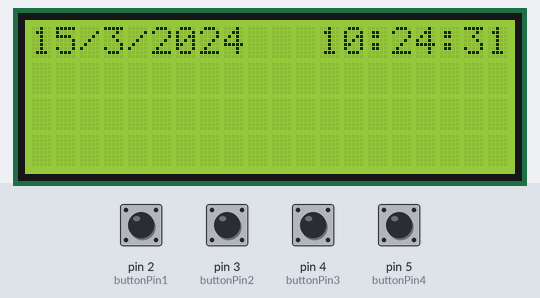
The sketch below on a simulated Arduino Uno, built with avr-gcc and run on an emulated ATmega328P. Shown: 20×4 character LCD. The inputs (shaded band) are chosen by the test bench; at power-on: pin 2 (buttonPin1), pin 3 (buttonPin2), pin 4 (buttonPin3), pin 5 (buttonPin4) HIGH. The local clock reads 2024-03-15 10:24:30 at power-on unless the sketch sets it; what the sketch prints to the serial monitor is not drawn.

Above: at 1.2 s.
1.3 s: pin 2 (buttonPin1) pulled LOW for 0.15 s
At 2.8 s:
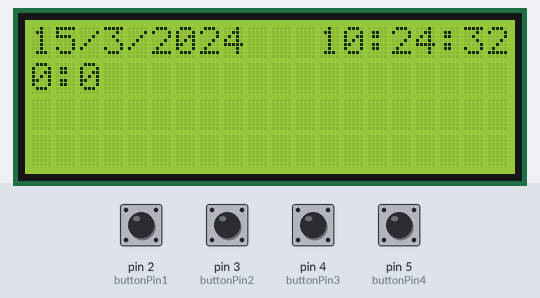
3.5 s: pin 3 (buttonPin2) pulled LOW for 0.15 s
At 4.6 s:
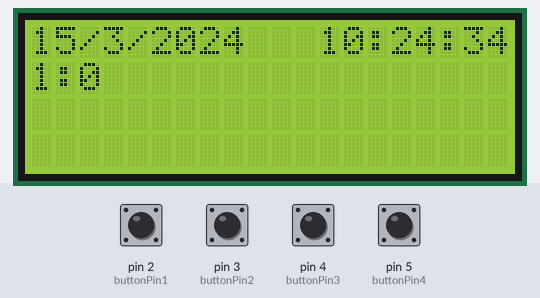
5.5 s: pin 4 (buttonPin3) pulled LOW for 0.15 s
At 6.7 s:
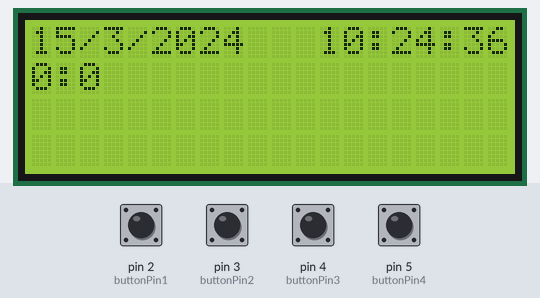
7.5 s: pin 3 (buttonPin2) pulled LOW for 1 s
At 8.5 s:
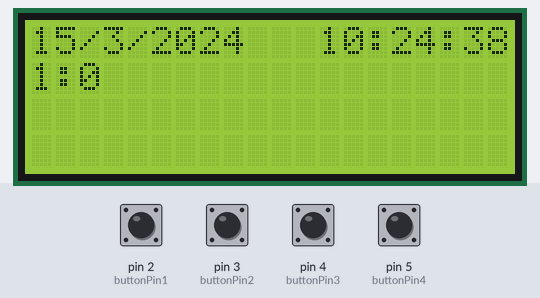
10.0 s: pin 4 (buttonPin3) pulled LOW for 1 s
At 10.8 s:
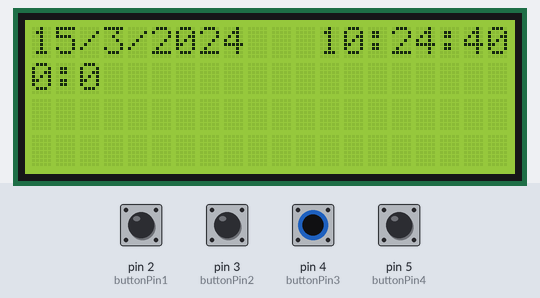
Timing chart, 0 to 13.0 s (numbered marks = the images above; inputs shaded):
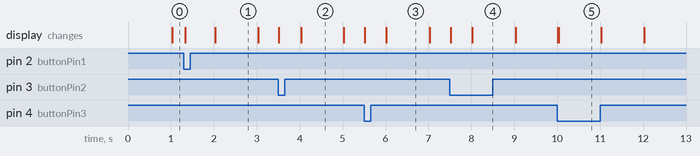

The sketch:

SetDate3231.ino
```cpp
#include <LiquidCrystal_I2C.h>
#include <Wire.h>
#include "RTClib.h"
LiquidCrystal_I2C lcd(0x27,20,4);
RTC_DS3231 rtc;
const int buttonPin1 = 2;
const int buttonPin2 = 3;
const int buttonPin3 = 4;
const int buttonPin4 = 5;
int buttonState1 = 0;
int buttonState2 = 0;
int buttonState3 = 0;
int buttonState4 = 0;
int prevButtonState1;
int prevButtonState2;
int prevButtonState3;
int prevButtonState4;
//menu
int lcd_key = 0;
int currentMenu = 1;
int numberClick = 0;
int isSelected = 0;
//selectedOption
int timePerDay = 0;
int weightPerDay = 0;
//define button
#define button1  1
#define button2  2
#define button3  3
#define button4  4
#define btnNone 0
//define
int timeInDay1 = 0;
int hours1 = 0;
int minutes1 = 0;
int nowHours = 0;
int nowMinutes = 0;
// 0:00 - 23:59 time in day
// hours = 23
// minutes = 59
// 1 time - 3 time per day

// read the buttons
int read_LCD_buttons()
{
  buttonState1 = digitalRead(buttonPin1);
  buttonState2 = digitalRead(buttonPin2);
  buttonState3 = digitalRead(buttonPin3);
  buttonState4 = digitalRead(buttonPin4);
  if(buttonState1 == LOW && prevButtonState1 == HIGH) {
    prevButtonState1 = buttonState1;
    return button1;
  } else if(buttonState2 == LOW && prevButtonState2 == HIGH) {
    prevButtonState2 = buttonState2;
    return button2;
  } else if(buttonState3 == LOW && prevButtonState3 == HIGH) {
    prevButtonState3 = buttonState3;
    return button3;
  } else if(buttonState4 == LOW && prevButtonState4 == HIGH) {
    prevButtonState4 = buttonState4;
    return button4;
  } else {
    prevButtonState1 = buttonState1;
    prevButtonState2 = buttonState2;
    prevButtonState3 = buttonState3;
    prevButtonState4 = buttonState4;
    return btnNone;
  }
}
void setup() {
  // put your setup code here, to run once:
  Serial.begin(9600);
  lcd.init();
  lcd.backlight();
  Serial.println("Setup");

}

void loop() {
  // put your main code here, to run repeatedly:
//  checkTime();
  DateTime now = rtc.now();
//  Serial.print(now.year(), DEC);
//  Serial.print('/');
//  Serial.print(now.month(), DEC);
//  Serial.print('/');
//  Serial.print(now.day(), DEC);
//  Serial.print("<=====>");
//  Serial.print(now.hour(), DEC);
//  Serial.print(':');
//  Serial.print(now.minute(), DEC);
//  Serial.print(':');
//  Serial.print(now.second(), DEC);
//  Serial.println();
  nowHours = (now.hour());
  Serial.println("nowHours");
  Serial.print(nowHours);
  lcd_key = read_LCD_buttons();
  switch (lcd_key) {
    case button1: {
      Serial.println("Case 1");
      Serial.println(now.minute(), DEC);
      setTime();
      break;
    }
    case button2: {
      Serial.println("Case 2");
      if(hours1 >= 23) {
        hours1 = 0;
      } else {
        hours1 += 1;
      }
      setTime();
      break;
    }
    case button3: {
      Serial.println(hours1);
      Serial.println("Case 3");
//      hours1 -= 1;
      if(hours1 <= 0) {
        hours1 = 23;
      } else {
        hours1 -= 1;
      }
      setTime();
      break;
    }
    case button4: {
      Serial.println("Case 4");
      break;
    }
    case btnNone: {
//      Serial.println("Case None");
      statusMenu();
      break;
    }
  }

}
void statusMenu() {
  DateTime now = rtc.now();
  lcd.setCursor(0,0);
  lcd.print(now.day(), DEC);
  lcd.print("/");
  lcd.print(now.month(), DEC);
  lcd.print("/");
  lcd.print(now.year(), DEC);
  lcd.setCursor(12,0);
  lcd.print(now.hour(), DEC);
  lcd.print(":");
  lcd.print(now.minute(), DEC);
  lcd.print(":");
  lcd.print(now.second(), DEC);
//  minutes1 = (now.minute(), DEC);
//  Serial.println("Minutes ==");
//  Serial.print(minutes1);
}
void setTime() {
  lcd.setCursor(0,1);
//  lcd.print("00:00");
  lcd.print(hours1);
  lcd.print(":");
  lcd.print(minutes1);
}
void checkTime() {
  DateTime now = rtc.now();
//  int nowHour = (now.hour(), DEC);
//  Serial.println("nowHour ===");
//  Serial.print(nowHour);
//  if(hours1 == nowHour) {
//    Serial.println("Check True");
//  } else {
//
//  }
}
```

Measured:
- what the display in image 2 shows lasts 1.0 s, from 4.0 s to 5.0 s
